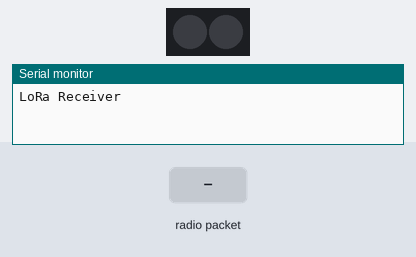
Recording of a sketch running on a simulated Arduino Uno, built with avr-gcc and run on an emulated ATmega328P. On the bench: 2 RGB LEDs in strip order, left to right, the last lines printed to the serial monitor. The inputs (shaded band) are chosen by the test bench. Dim RGB values are drawn brighter than linear; no radio packets arrive unless stated.

Above: at 1.6 s.
1.7 s: radio packet "1" arrives
At 2.4 s:
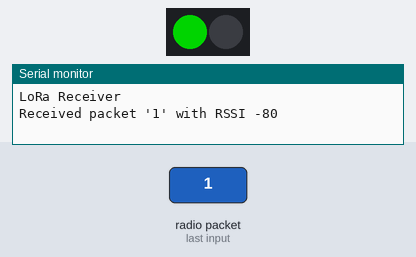
Timing chart, 0 to 4.7 s (numbered marks = the images above; inputs shaded):
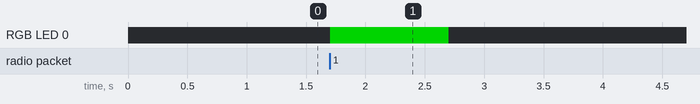

The sketch:

LoRa-P2P-Receiver.ino
```cpp
#include <SPI.h>
#include <LoRa.h>

#define FASTLED_INTERNAL // disable PRAGMA warnings
#include <FastLED.h>

#define BAUD_RATE 9600

// we can solder leds on this cool PCB :) (https://github.com/hallard/WeMos-Lora)
#define LED_TYPE      WS2812B
#define COLOR_ORDER   GRB
#define NUM_LEDS      2
#define DATA_PIN      0

// and a switch button
#define BUTTON_PIN 2

const short led_duration = 1000;


unsigned long previousMillis_led = 0;	// will store last time led was turned on

int counter = 0;			// messages counter

CRGB leds[NUM_LEDS];


void setup() {
	Serial.begin(BAUD_RATE);
	while (!Serial);


	FastLED.addLeds<WS2812B, DATA_PIN, GRB>(leds, NUM_LEDS);


#ifdef ESP8266
	LoRa.setPins(16, 17, 15); // set CS, reset, IRQ pin
#endif

	Serial.println("LoRa Receiver");
	if (!LoRa.begin(868E6)) {
		Serial.println("Starting LoRa failed!");
		while (1);
	}
}


void loop() {

	unsigned long currentMillis = millis();

	// try to parse packet
	int packetSize = LoRa.parsePacket();
	if (packetSize) {
		// received a packet
		Serial.print("Received packet '");

		leds[0] = CRGB::Green;
		FastLED.show();

		// save the last time the led was turned on
		previousMillis_led = currentMillis;

		// read packet
		while (LoRa.available()) {
			Serial.print((char)LoRa.read());
		}

		// print RSSI of packet
		Serial.print("' with RSSI ");
		Serial.println(LoRa.packetRssi());

		counter++;
	}

	// turn off led after desired duration
	if (currentMillis - previousMillis_led >= led_duration) {
		leds[0] = CRGB::Black;
		FastLED.show();
	}

}
```

Measured:
- after the input at 1.7 s, RGB LED 0: off → RGB(0, 128, 0) at once, → off 1.0 s later
